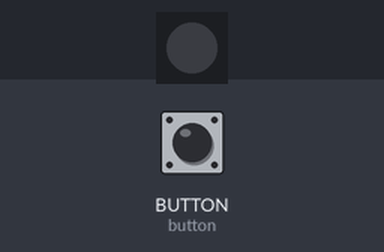
Simulated run of this program. Board: CircuitPython board. Parts: 1 RGB LEDs in strip order, left to right. The inputs (shaded band) are chosen by the test bench; at power-on: BUTTON (button) HIGH. Dim RGB values are drawn brighter than linear; random numbers come from a fixed seed; USB keyboard and mouse output is not drawn.

Above: at 1.2 s.
1.3 s: BUTTON (button) pulled LOW for 0.15 s
At 2.2 s:
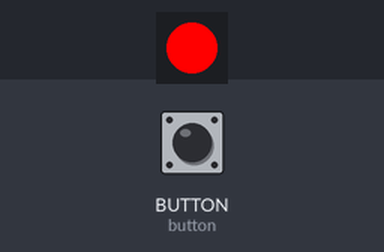
At 37.2 s:
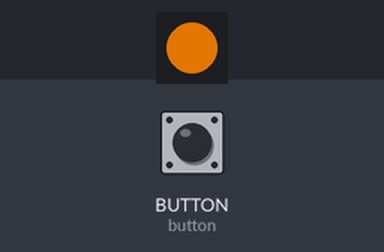
Timing chart, 0 to 38.9 s (numbered marks = the images above; inputs shaded):
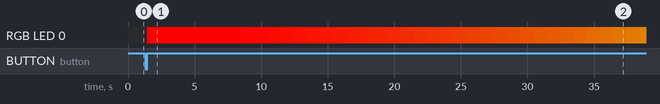

The program:

code.py
```python
import board
import hardware_utils
import digitalio

button = digitalio.DigitalInOut(board.BUTTON)
button.switch_to_input(pull=digitalio.Pull.UP)

while True:
    if not button.value:
        while not button.value:
            pass
        hardware_utils.jiggle_mouse()
```

hardware_utils.py
```python
from adafruit_hid.mouse import Mouse
import time
import random
import neopixel
import usb_hid
import board


DELAY = 1
TRIGGER_TIME = 5 * 60
mouse = Mouse(usb_hid.devices)
pixel = neopixel.NeoPixel(board.NEOPIXEL, 1)

def colorwheel(pos):
    if pos < 0 or pos > 255:
        return (0, 0, 0)
    if pos < 85:
        return (255 - pos * 3, pos * 3, 0)
    if pos < 170:
        pos -= 85
        return (0, 255 - pos * 3, pos * 3)
    pos -= 170
    return (pos * 3, 0, 255 - pos * 3)

def jiggle_mouse():
    pixel.fill((0,255,0))
    pos = 0
    timer_count = 0
    cont = True
    while cont:
        pixel.fill(colorwheel(pos))
        pos += 1
        pos = pos % 255
        if timer_count == TRIGGER_TIME or timer_count == 0:
            for i in range(0,3):
                x_or_y = random.randint(0, 1)
                if x_or_y == 1:
                    mouse.move(x=random.randint(-400, 400))
                else:
                    mouse.move(y=random.randint(-400, 400))
                time.sleep(DELAY*2)
            timer_count = 0
        timer_count += 1
        time.sleep(DELAY)
```

Measured:
- after the input at 1.3 s, RGB LED 0: off → RGB(255, 0, 0) after 0.15 s, → RGB(252, 3, 0) 7.0 s later, → RGB(249, 6, 0) 1.0 s later, → RGB(246, 9, 0) 1.0 s later, … (32 changes in this stretch)
